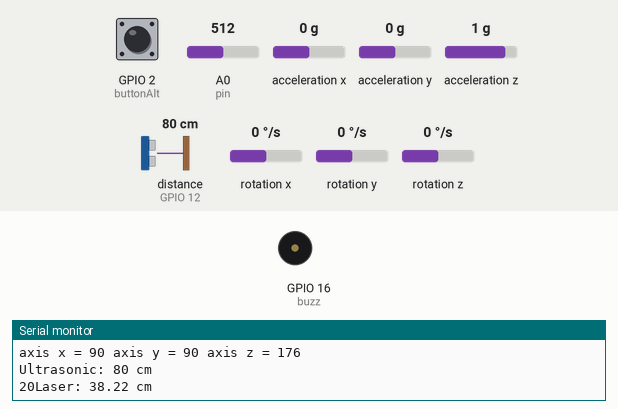
This sketch was run on a simulated ESP8266 (NodeMCU). Parts: buzzer (waves = sounding, pin HIGH), the last lines printed to the serial monitor. Wiring (inferred from the names in the program): ultrasonic range finder: trigger GPIO 14; echo GPIO 12. The test bench sets the inputs (shaded band); at power-on: distance to the obstacle (sensor on GPIO 12) 80 cm, GPIO 2 (buttonAlt) HIGH, A0 (pin) = 512, acceleration x 0 g, acceleration y 0 g, acceleration z 1 g, rotation x 0 °/s, rotation y 0 °/s, rotation z 0 °/s. The echo pulse lasts 58.3 µs per cm; WiFi joins after 1.5 s; servers stay silent unless stated; pins used as bus, display or sensor lines are not drawn.

Above: at 2.7 s.
2.8 s: distance to the obstacle (sensor on GPIO 12) set to 2 cm
At 3.8 s:
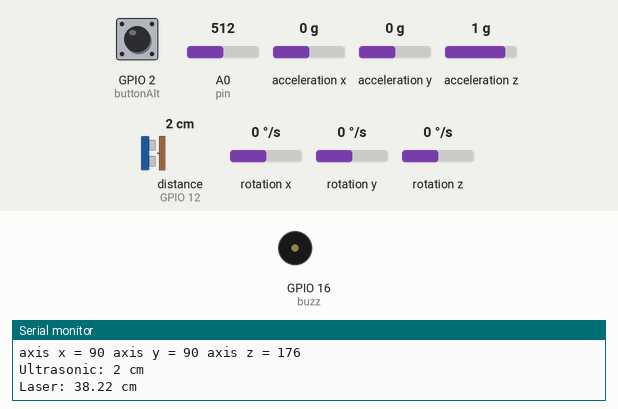
4.3 s: distance to the obstacle (sensor on GPIO 12) set to 35 cm
At 7.9 s:
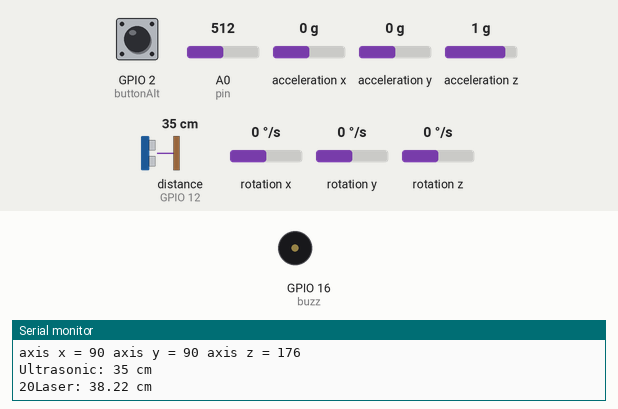
8.2 s: GPIO 2 (buttonAlt) pulled LOW for 0.55 s
11.7 s: distance to the obstacle (sensor on GPIO 12) set to 4 cm
At 12.4 s:
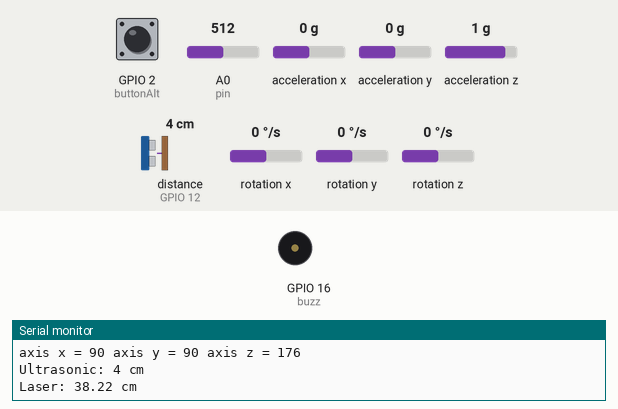
13.2 s: distance to the obstacle (sensor on GPIO 12) set to 60 cm
At 16.9 s:
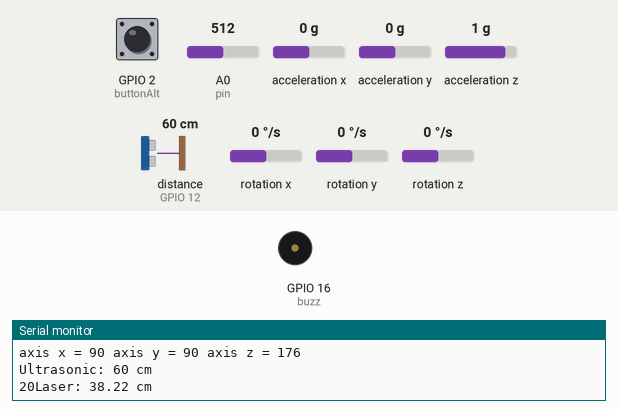
17.1 s: GPIO 2 (buttonAlt) driven LOW
Timing chart, 0 to 22.0 s (numbered marks = the images above; inputs shaded):
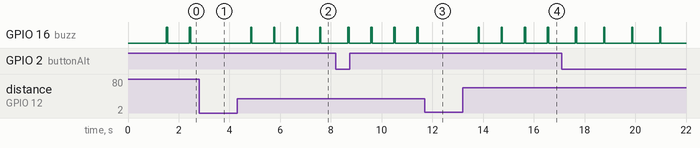

Measured:
- after the input at 2.8 s, GPIO 16 (buzz): stops changing and stays LOW
- after the input at 4.3 s, GPIO 16 (buzz): alternates HIGH for 0.05 s and LOW for 0.85 s, starting after 0.54 s
- after the input at 11.7 s, GPIO 16 (buzz): stays LOW (without the input it goes to HIGH after 0.59 s)
- after the input at 13.2 s, GPIO 16 (buzz): alternates HIGH for 0.05 s and LOW for 0.85 s, starting after 0.60 s
- by itself, GPIO 16 (buzz): alternates HIGH for 0.06 s and LOW for 0.85 s

The sketch:

mcu.ino
```cpp
#include "I2Cdev.h"
#include "MPU6050_6Axis_MotionApps20.h"
#include "Wire.h"

#include <FirebaseESP8266.h>
#include <ESP8266WiFi.h>

#define WIFI_SSID "Net2.4G"
#define WIFI_PASSWORD "054015698"

#define FIREBASE_HOST "elcare-mcu-default-rtdb.firebaseio.com"
#define FIREBASE_KEY "1BA25vurmM1TEVC5Ug1jxOLE4MmHDnVRasGev1yn"
FirebaseData firebaseData;
bool state = false;

MPU6050 mpu;
// Gyro
int16_t ax, ay, az;
int16_t gx, gy, gz;
int valx , valy , valz;
char rd;
int prevVal;
int pin11 = 5 , pin10 = 4 ;
int val1 , val2 ;
int valgy1 = 0 , valgy2 = 0;
//

// Ultrasonic
const int pingPin = 14; //D1
int inPin = 12; //D2
//

// Laser input
#define pin A0
//

int buzz = 16; //D0
int count=0;
// Click to Alert
int buttonAlt = 2;
int buttonState = 0;
int alert=0;
int returnAlert=0;
int returnTime=0;
//

void setup() {
  Serial.begin (38400);
  pinMode(buttonAlt, INPUT);
  pinMode(pin, INPUT);
  pinMode(buzz, OUTPUT);
  // Wifi + Firebase Connect
  Wire.begin();
  Serial.println("Initialize MPU");
  mpu.initialize();
  Serial.println(mpu.testConnection() ? "Connected" : "Connection failed");
  connectWifi();
  Firebase.begin(FIREBASE_HOST, FIREBASE_KEY);
  //
}

void loop() {
  buttonState = digitalRead(buttonAlt);
  if (buttonState == 0) {
    Serial.println("Click");
    alert+=1;
    delay(200);
    if(alert > 4) { // start = 0 end = 5 : alert = 5
      Serial.println("Net");
      digitalWrite(buzz, LOW);
      returnAlert = 1;
    }
  }
  else {
//    Serial.println(alert);
    digitalWrite(buzz, HIGH);
    alert=0;
  }

  long duration, cm;
  pinMode(pingPin, OUTPUT);
  digitalWrite(pingPin, LOW);
  delayMicroseconds(2);
  digitalWrite(pingPin, HIGH);
  delayMicroseconds(5);
  digitalWrite(pingPin, LOW);
  pinMode(inPin, INPUT);
  duration = pulseIn(inPin, HIGH);
  cm = microsecondsToCentimeters(duration);
  Serial.print("Ultrasonic: ");
  Serial.print(cm);
  Serial.print(" cm");
  Serial.println();

/////////////////// Lazer
  uint16_t value = analogRead (pin);
  double distance = get_IR (value);
  distance = distance*2;
  if (distance > 150) {
    distance = 150;
  }
  else if (distance < 30) {
    distance = cm;
  }
  //////////////////////////////

  else if (cm > 140 && distance > 140) {
    digitalWrite(buzz, HIGH);
  }
  else if (cm > 120 && distance > 120) {
    digitalWrite(buzz, HIGH);
    delay(500);
    digitalWrite(buzz, LOW);
    delay(100);
    Serial.print("120");
  }
  else if (cm > 80 && distance > 80) {
    digitalWrite(buzz, HIGH);
    delay(300);
    digitalWrite(buzz, LOW);
    delay(100);
    Serial.print("80");
  }
  else if (cm > 50 && distance > 50) {
    digitalWrite(buzz, HIGH);
    delay(250);
    digitalWrite(buzz, LOW);
    delay(100);
    Serial.print("50");
  }
  else if (cm > 20 && distance > 20) {
    digitalWrite(buzz, HIGH);
    delay(50);
    digitalWrite(buzz, LOW);
    delay(100);
    Serial.print("20");
  }
  if (cm < 20 ) {
    digitalWrite(buzz, LOW);
  }

//////////////////////////////
  Serial.print ("Laser: ");
  Serial.print (distance);
  Serial.println (" cm ");
  Serial.println ();

  mpu.getMotion6(&ax, &ay, &az, &gx, &gy, &gz);
  valx = map(ax, -17000, 17000, 0, 179);
  valy = map(ay, -17000, 17000, 0, 179);
  valz = map(az, -17000, 17000, 0, 179);

    FirebaseJson data;
    if(Firebase.setJSON(firebaseData, "/wio-link-01/", data)) {
      Firebase.setInt(firebaseData, "valx", valx);
      Firebase.setInt(firebaseData, "valy", valy);
      Firebase.setInt(firebaseData, "valz", valz);
      if(returnAlert == 1) {
         Firebase.setInt(firebaseData, "Alert", returnAlert);
         returnAlert=0;
      }
      else {
        Firebase.setInt(firebaseData, "Alert", returnAlert);
      }
    } else {
        Serial.println("Error : " + firebaseData.errorReason());
    }

  Serial.print("axis x = ") ;
  Serial.print(valx) ;
  Serial.print(" axis y = ") ;
  Serial.print(valy) ;
  Serial.print(" axis z = ") ;
  Serial.println(valz) ;
//  if(valx < 50 || valy < 50 || valz < 50) {
//    returnTime+=1;
//    if(returnTime > 10) {
//      digitalWrite(buzz, LOW);
//    }
//    delay(1000);
//  }
}

long microsecondsToCentimeters(long microseconds) {
return microseconds / 29 / 2;
}

//return distance (cm)
double get_IR(uint16_t value) {
  if (value < 16)  value = 16;
  return 9462.0 / (value - 16.92);
}

// Connect Wifi
void connectWifi() {
    Serial.println(WiFi.localIP());
    WiFi.begin(WIFI_SSID, WIFI_PASSWORD);
    Serial.print("connecting");
    while (WiFi.status() != WL_CONNECTED) {
        Serial.print(".");
        delay(500);
    }
    Serial.println();
    Serial.print("connected: ");
    Serial.println(WiFi.localIP());
}
```
